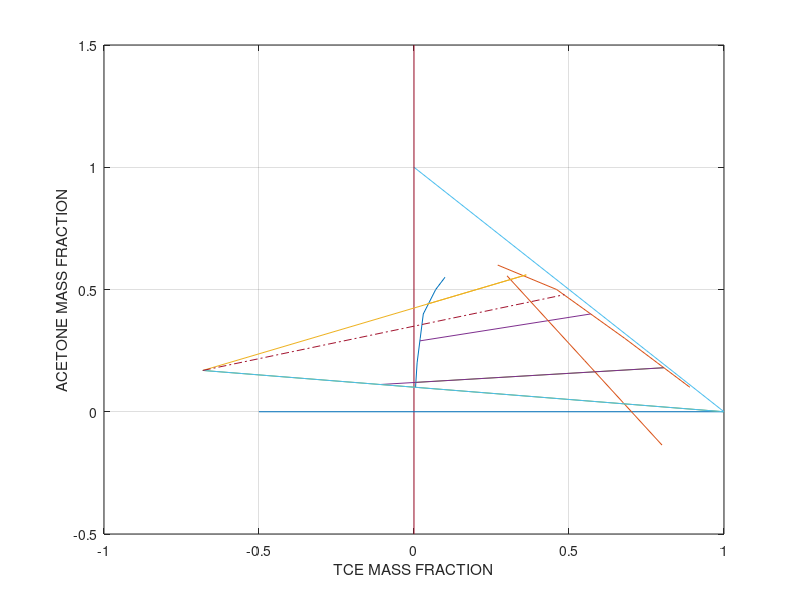
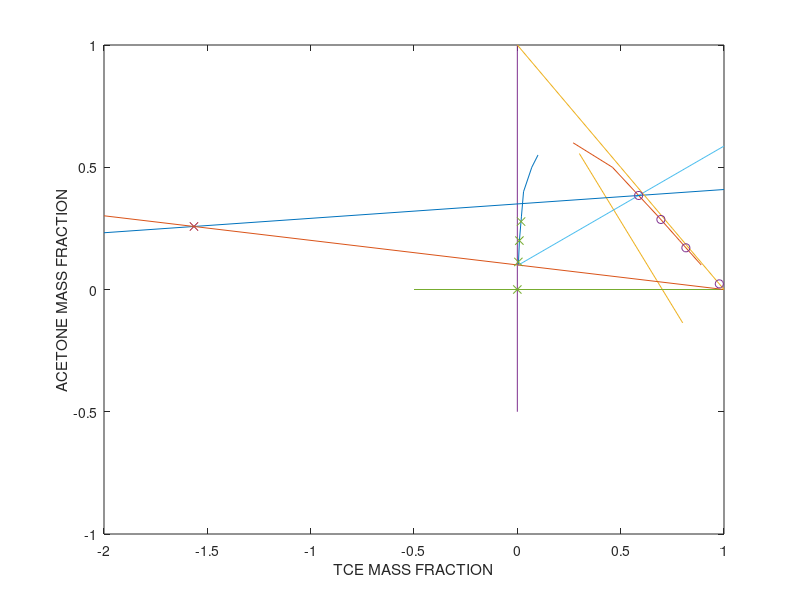

The MATLAB script that drew these images, in order:
close all; clear;
%% Equilibrium Data
r_tce = [0.1,0.07,0.03,0.02,0.01,0.005];
r_a = [0.55,0.5,0.4,0.3,0.2,0.1];
r_p = spline(r_a,r_tce);
e_a = [0.6,0.5,0.4,0.3,0.2,0.1];
e_tce = [0.27,0.46,0.57,0.68,0.785,0.89];
e_p = spline(e_a,e_tce);
%% Given Feed Data
yF =0.35;
yRN = 0.1;
F = 1300;
%% Tie Line data
ac_raff = [0.44,0.29,0.12];
ac_ext = [0.56,0.4,0.18];
tce_r = ppval(r_p,ac_raff);
tce_e = ppval(e_p,ac_ext);
xRN = ppval(r_p,yRN);
%% Plotting the data
plot(r_tce,r_a,e_tce,e_a);
hold on; grid on; grid minor;
for i = 1:3
    plot([tce_r(i),tce_e(i)],[ac_raff(i),ac_ext(i)]);
end
%Completing the triangle
plot(linspace(0,1,5),1-linspace(0,1,5));
%Plotting the axes
plot(zeros(1,2),linspace(-0.5,1.5,2));
plot(linspace(-0.5,1,2),zeros(1,2));
%% Conjugate curve
curve = spline(ac_raff,tce_e);
plot(linspace(0.3,0.8,5),ppval(curve,linspace(0.3,0.8,5)));
%% Tie line intersection with RS
% From the plot we can infer topmost tie line gives farthest S
line1 = polyfit([tce_r(1),tce_e(1)],[ac_raff(1),ac_ext(1)],1);
line3 = polyfit([tce_r(3),tce_e(3)],[ac_raff(3),ac_ext(3)],1);
RS = @(x)(yRN + (x-xRN)*(-yRN/(1-xRN)));
int1 = @(x)(RS(x)-polyval(line1,x));
xint1 = fsolve(int1,0);
int2 = @(x)(RS(x)-polyval(line3,x));
xint2 = fsolve(int2,0);
plot([xint1,tce_r(1),tce_e(1)],[polyval(line1,xint1),ac_raff(1),ac_ext(1)]);
plot([xint2,tce_r(3),tce_e(3)],[polyval(line3,xint2),ac_raff(3),ac_ext(3)]);
plot([xint1,1],[polyval(line1,xint1),0]);
%% Connecting F and delmin
xint = xint1;
yint = polyval(line1,xint1);
Fdel = polyfit([xint,0],[yint,yF],1);
int = @(x)(polyval(Fdel,x)-ppval(e_p,x));
xE1 = fsolve(int,0);
yE1 = ppval(e_p,xE1);
%hold off;
%figure();
hold on; grid on; grid minor;
plot([xint1,1],[polyval(line1,xint1),0]);
plot([xint,xE1],polyval(Fdel,[xint,xE1]),'-.');
xlabel('TCE MASS FRACTION');
ylabel('ACETONE MASS FRACTION');
hold off;
%% Getting Smin
%Find intersection of EF and RS
mER = (yE1-yRN)/(xE1-xRN);
xM = (yF-yRN+mER*xRN)/(mER+yF);
yM = -yF*xM+yF;
Smin = F*(yF-yM)/(yM);
%% Stages
figure();
plot(r_tce,r_a,e_tce,e_a);
hold on;
%Conjugate Curve
plot(linspace(0.3,0.8,5),ppval(curve,linspace(0.3,0.8,5)));
%Plotting the axes
plot(zeros(1,2),linspace(-0.5,1,2));
plot(linspace(-0.5,1,2),zeros(1,2));
S = 1.5*Smin;
yMnew = F*yF/(F+S);
RM = polyfit([xRN,S/(F+S)],[yRN,yMnew],1);
fun1 = @(x)(polyval(RM,x)-spline(e_tce,e_a,x));
xE1 = fsolve(fun1,1);
yE1 = polyval(RM,xE1);
plot([0,1],polyval(RM,[0,1]));
FE = polyfit([xE1,0],[yE1,yF],1);
RS = polyfit([xRN,1],[yRN,0],1);
fun = @(x)(polyval(FE,x)-polyval(RS,x));
delx = fsolve(fun,-1.48);
dely = polyval(FE,delx);
plot(delx,dely,'x');
x = [-2,1];
plot(x,polyval(FE,x),x,polyval(RS,x));
% Stepping process
% Conjugate curve
cc = spline(tce_e,ac_raff);
i = 1;
yp = yE1;
xp = xE1;
EC = spline(e_tce,e_a);
ycoords= zeros(1,4);
xcoords= zeros(1,4);
ycoords(1)= yp;
xcoords(1) = xp;
ycoords2= zeros(1,4);
xcoords2= zeros(1,4);
while yp >= yRN
    yp = ppval(cc,xp);
    xp = ppval(r_p,yp);
    ycoords2(i) = yp;
    xcoords2(i) = xp;
    OL = polyfit([xp,delx],[yp,dely],1);
    f = @(x)(ppval(EC,x)-polyval(OL,x));
    xp = fsolve(f,0.5);
    yp = polyval(OL,xp);
    ycoords(i+1)= yp;
    xcoords(i+1) = xp;
    i = i + 1;
    if i > 25
        break;
    end
end
plot(linspace(0,1,5),1-linspace(0,1,5));
plot(xcoords,ycoords,'o',xcoords2,ycoords2,'x');
xlabel('TCE MASS FRACTION');
ylabel('ACETONE MASS FRACTION');
%% Mass
E1  = (F*(yF-yRN)-S*yRN)/(yE1-yRN);
E = ((yE1-ycoords2(1:2))*E1-(yF-ycoords2(1:2))*F)./(ycoords(2:3)-ycoords2(1:2));
R = ((yE1-ycoords(2:3))*E1-(yF-ycoords(2:3))*F)./(ycoords(2:3)-ycoords2(1:2));